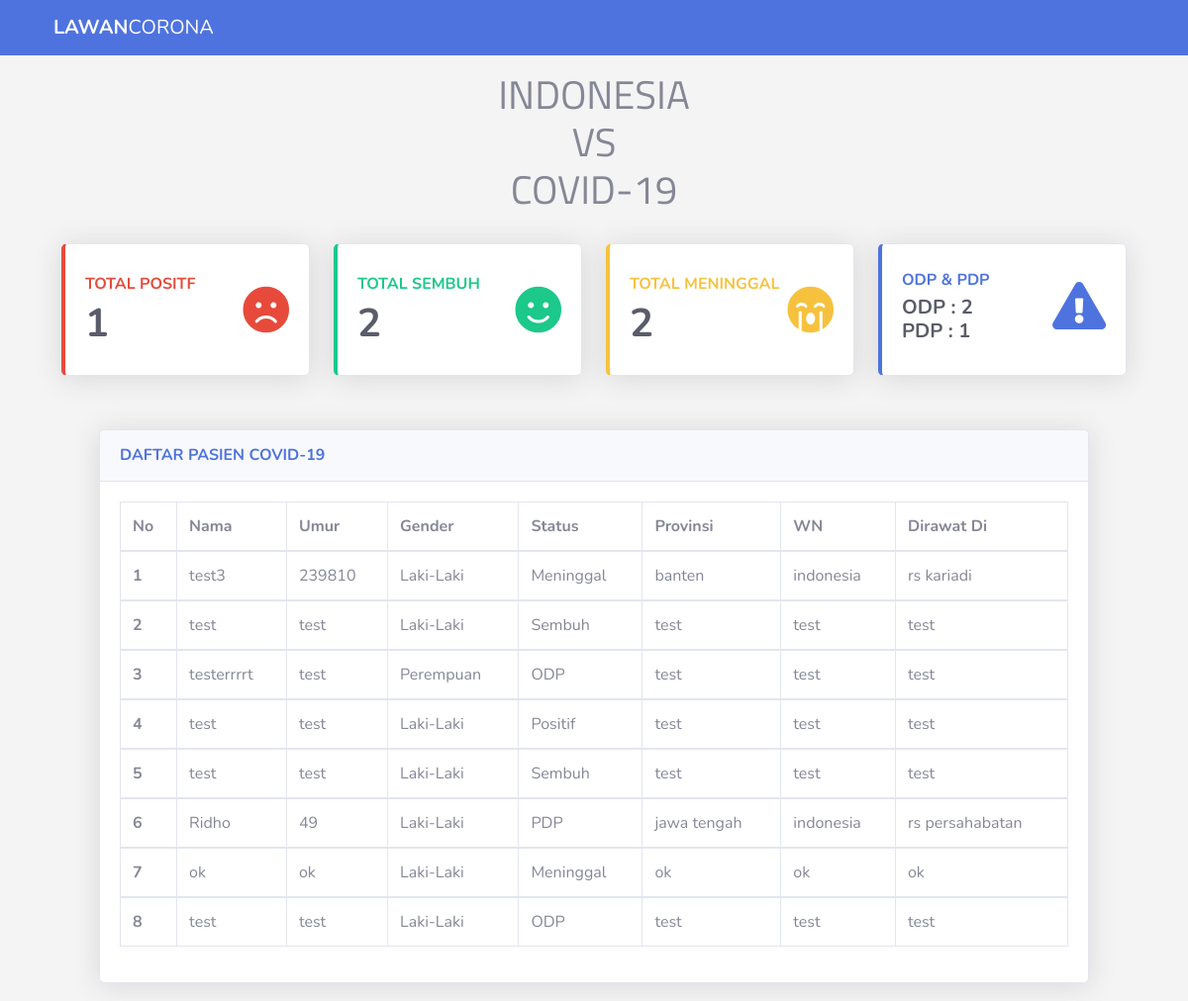
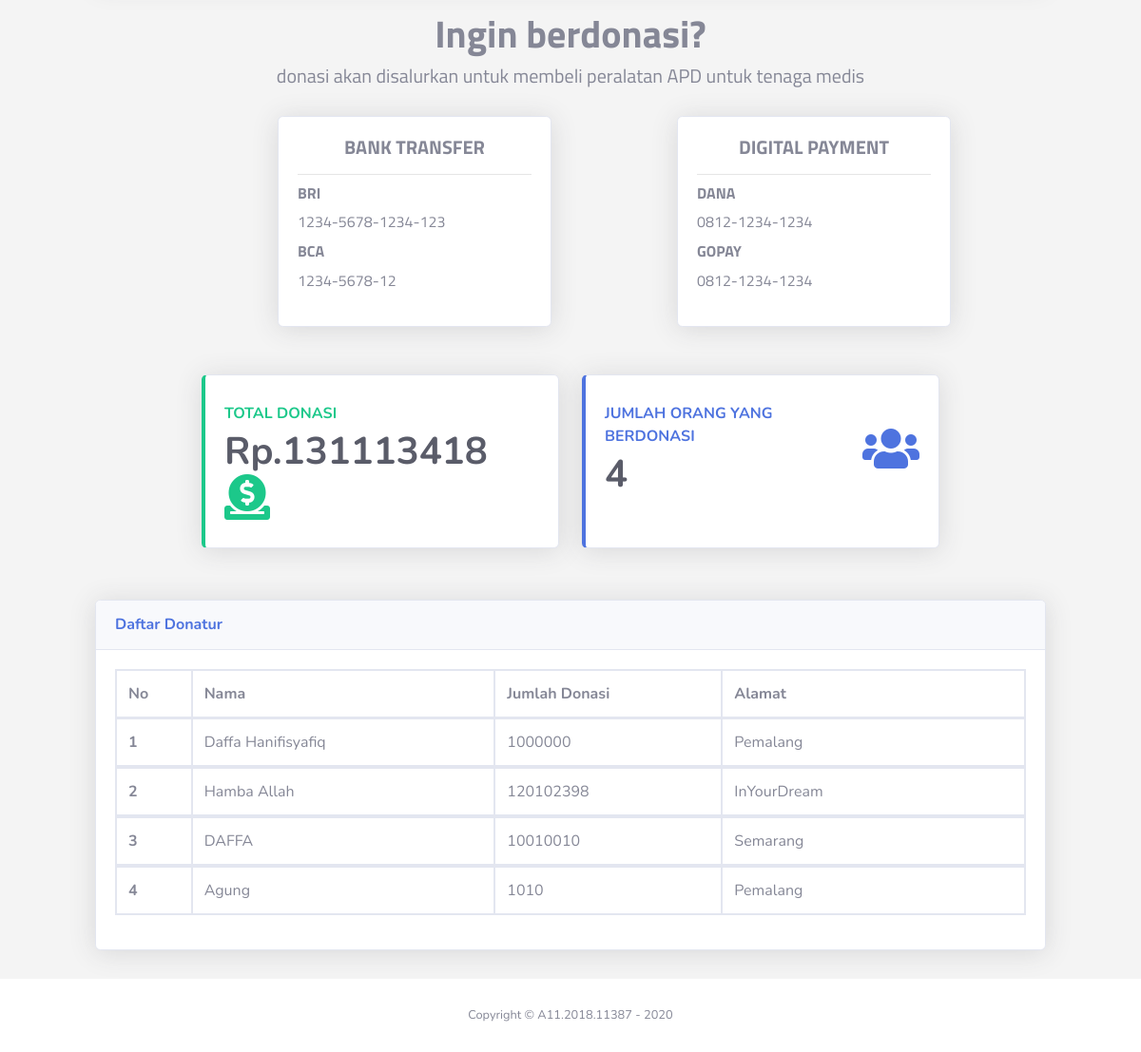
The page / on the database its author committed (2 pictures, top to bottom).
### tables this page shows
CREATE TABLE `tb_data_pasien` (
  `id` int(11) NOT NULL,
  `nama_pasien` varchar(100) NOT NULL,
  `umur_pasien` varchar(100) NOT NULL,
  `gender` varchar(10) NOT NULL,
  `status_pasien` varchar(10) NOT NULL,
  `provinsi` varchar(100) NOT NULL,
  `wn` varchar(10) NOT NULL,
  `rumah_sakit` varchar(100) NOT NULL
);

CREATE TABLE `tb_donasi` (
  `id` int(11) NOT NULL,
  `nama_donatur` varchar(100) NOT NULL,
  `jumlah_donasi` int(11) NOT NULL,
  `alamat_donatur` varchar(100) NOT NULL
);

### index.php (the view, shortened to what this page needs)
<!DOCTYPE html>
<html lang="en">
<head>
    <link rel="stylesheet" href="admin/assets/css/bootstrap.min.css">
    <link rel="stylesheet" href="admin/assets/css/sb-admin-2.min.css">
    <link href="admin/assets/vendor/fontawesome-free/css/all.min.css" rel="stylesheet" type="text/css">
</head>
<body>
    <nav class="navbar navbar-expand-lg navbar-custom navbar-dark fixed-top">
        <div class="container">
            <a class="navbar-brand" href="#"><b>LAWAN</b>CORONA</a>
        </div>
    </nav>
    <br>
    <br>
    <br>
    <div>
        <h1 class="text-center text1">
            INDONESIA <br>VS<br> COVID-19
        </h1>
    </div>
    <?php
    include('admin/koneksi.php');
    $query = "SELECT * FROM tb_data_pasien";
    $data = mysqli_query($conn, $query);
    $positif = 0;
    $sembuh = 0;
    $meninggal = 0;
    $odp = 0;
    $pdp = 0;
    while ($newData = mysqli_fetch_array($data)) {
        ($newData['status_pasien'] == 'Positif') ? $positif++ : '';
        ($newData['status_pasien'] == 'Sembuh') ? $sembuh++ : '';
        ($newData['status_pasien'] == 'Meninggal') ? $meninggal++ : '';
        ($newData['status_pasien'] == 'ODP') ? $odp++ : '';
        ($newData['status_pasien'] == 'PDP') ? $pdp++ : '';
    }
    ?>
    <div class="row" style="margin: 30px 50px 30px;">
        <div class="col-xl-3 col-md-6 mb-4">
            <div class="card border-left-danger shadow h-100 py-2">
                <div class="card-body">
                    <div class="row no-gutters align-items-center">
                        <div class="col mr-1">
                            <div class="text-xl font-weight-bold text-danger text-uppercase mb-1">Total Positf</div>
                            <div class="h1 mb-0 font-weight-bold text-gray-800"><?php echo $positif; ?></div>
                        </div>
                        <div class="col-auto">
                            <i class="fas fa-frown fa-3x text-danger "></i>
                        </div>
                    </div>
                </div>
            </div>
        </div>
        <div class="col-xl-3 col-md-6 mb-4">
            <div class="card border-left-success shadow h-100 py-2">
                <div class="card-body">
                    <div class="row no-gutters align-items-center">
                        <div class="col mr-2">
                            <div class="text-xl font-weight-bold text-success text-uppercase mb-1">Total Sembuh</div>
                            <div class="h1 mb-0 font-weight-bold text-gray-800"><?php echo $sembuh; ?></div>
                        </div>
                        <div class="col-auto">
                            <i class="fas fa-smile fa-3x text-success "></i>
                        </div>
                    </div>
                </div>
            </div>
        </div>
        <div class="col-xl-3 col-md-6 mb-4">
            <div class="card border-left-warning shadow h-100 py-2">
                <div class="card-body">
                    <div class="row no-gutters align-items-center">
                        <div class="col mr-2">
                            <div class="text-xl font-weight-bold text-warning text-uppercase mb-1">Total Meninggal</div>
                            <div class="h1 mb-0 font-weight-bold text-gray-800"><?php echo $meninggal; ?></div>
                        </div>
                        <div class="col-auto">
                            <i class="fas fa-sad-cry fa-3x text-warning "></i>
                        </div>
                    </div>
                </div>
            </div>
        </div>
        <div class="col-xl-3 col-md-6 mb-4">
            <div class="card border-left-primary shadow h-100 py-1">
                <div class="card-body">
                    <div class="row no-gutters align-items-center">
                        <div class="col mr-2">
                            <div class="text-xl font-weight-bold text-primary text-uppercase mb-1">ODP & PDP</div>
                            <div class="h5 mb-0 font-weight-bold text-gray-800">ODP : <?php echo $odp; ?></div>
                            <div class="h5 mb-0 font-weight-bold text-gray-800">PDP : <?php echo $pdp; ?></div>
                        </div>
                        <div class="col-auto">
                            <i class="fas fa-exclamation-triangle fa-3x text-primary"></i>
                        </div>
                    </div>
                </div>
            </div>
        </div>
    </div>
    <div class="row-xl-12" style="margin: 30px 100px;">
        <div class="card shadow">
            <div class="card-header py-3">
                <h6 class="m-0 font-weight-bold text-primary">DAFTAR PASIEN COVID-19</h6>
            </div>
            <div class="card-body">
                <?php
                include('admin/koneksi.php');
                $query = "SELECT * FROM tb_data_pasien";
                $sql = mysqli_query($conn, $query);
                ?>
                <table class="table table-bordered">
                    <thead>
                        <tr>
                            <th scope="col">No</th>
                            <th scope="col">Nama</th>
                            <th scope="col">Umur</th>
                            <th scope="col">Gender</th>
                            <th scope="col">Status</th>
                            <th scope="col">Provinsi</th>
                            <th scope="col">WN</th>
                            <th scope="col">Dirawat Di</th>
                        </tr>
                    </thead>
                    <?php
                    $i = 1;
                    while ($data = mysqli_fetch_array($sql)) {
                    ?>
                        <tbody>
                            <tr>
                                <th scope="row"><?php echo $i; ?></th>
                                <td><?php echo $data["nama_pasien"] ?></td>
                                <td><?php echo $data["umur_pasien"]; ?></td>
                                <td><?php echo $data["gender"] ?></td>
                                <td><?php echo $data["status_pasien"] ?></td>
                                <td><?php echo $data["provinsi"] ?></td>
                                <td><?php echo $data["wn"] ?></td>
                                <td><?php echo $data["rumah_sakit"] ?></td>
                            </tr>
                        </tbody>
                    <?php
                        $i++;
                    }
                    ?>
                </table>
            </div>
        </div>
    </div>
    <div class="" style="margin:30px 0 0 0;">
        <h1 class="text-center text1">
            <b>
                Ingin berdonasi?
            </b>
        </h1>
        <h5 class="text-center text1">
            donasi akan disalurkan untuk membeli peralatan APD untuk tenaga medis
        </h5>
    </div>
    <div class="row text1" style="margin:30px 80px;">
        <div class="col " style="margin:0 0 0 200px;">
            <div class="card shadow" style="width: 18rem;">
                <div class="card-body">
                    <h5 class="card-title text-center"><b>BANK TRANSFER</b></h5>
                    <hr>
                    <h6 class="card-subtitle mb-2 text-muted"><b>BRI</b></h6>
                    <p class="card-text">1234-5678-1234-123<p>
                            <h6 class="card-subtitle mb-2 text-muted"><b>BCA</b></h6>
                            <p class="card-text">1234-5678-12<p>
                </div>
            </div>
        </div>
        <div class="col">
            <div class="card shadow" style="width: 18rem;">
                <div class="card-body">
                    <h5 class="card-title text-center"><b>DIGITAL PAYMENT</b></h5>
                    <hr>
                    <h6 class="card-subtitle mb-2 text-muted"><b>DANA</b></h6>
                    <p class="card-text">0812-1234-1234<p>
                            <h6 class="card-subtitle mb-2 text-muted"><b>GOPAY</b></h6>
                            <p class="card-text">0812-1234-1234<p>
                </div>
            </div>
        </div>
    </div>
    <div>
        <div class="row" style="margin: 50px 200px 30px;">
            <?php
            include('admin/koneksi.php');
            $query = "SELECT * FROM tb_donasi";
            $data = mysqli_query($conn, $query);
            $totalDonasi = 0;
            while ($donate = mysqli_fetch_array($data)) {
                $sum = (int) $donate["jumlah_donasi"];
                $totalDonasi =  $sum + $totalDonasi;
            }
            ?>
            <?php
            include('admin/koneksi.php');
            $query = "SELECT * FROM tb_donasi";
            $data = mysqli_query($conn, $query);
            $totalOrang = 0;
            while ($dataDonate = mysqli_fetch_array($data)) {
                ($dataDonate['nama_donatur']) ? $totalOrang++ : '';
            }
            ?>
            <div class="col-sm-6 col-md-6 mb-4">
                <div class="card border-left-success shadow h-100 py-2">
                    <div class="card-body">
                        <div class="row no-gutters align-items-center">
                            <div class="col mr-2">
                                <div class="text-xl font-weight-bold text-success text-uppercase mb-1">Total Donasi</div>
                                <div class="h1 mb-0 font-weight-bold text-gray-800">Rp.<?php echo $totalDonasi; ?></div>
                            </div>
                            <div class="col-auto">
                                <i class="fas fa-donate fa-3x text-success "></i>
                            </div>
                        </div>
                    </div>
                </div>
            </div>
            <div class="col-xl-6 col-md-6 mb-4">
                <div class="card border-left-primary shadow h-100 py-2">
                    <div class="card-body">
                        <div class="row no-gutters align-items-center">
                            <div class="col mr-2">
                                <div class="text-xl font-weight-bold text-primary text-uppercase mb-1">Jumlah Orang Yang Berdonasi</div>
                                <div class="h1 mb-0 font-weight-bold text-gray-800"><?php echo $totalOrang; ?></div>
                            </div>
                            <div class="col-auto">
                                <i class="fas fa-users fa-3x text-primary "></i>
                            </div>
                        </div>
                    </div>
                </div>
            </div>
        </div>
    </div>
    <div style="margin: 30px 100px;">
        <div class="card shadow mb-4">
            <div class="card-header py-3">
                <h6 class="m-0 font-weight-bold text-primary">Daftar Donatur</h6>
            </div>
            <div class="card-body">
                <?php
                include('admin/koneksi.php');
                $query = "SELECT * FROM tb_donasi";
                $sql = mysqli_query($conn, $query);
                ?>
                <table class="table table-bordered">
                    <thead>
                        <tr class="d-flex">
                            <th scope="col" class="col-1">No</th>
                            <th scope="col" class="col-4">Nama</th>
                            <th scope="col" class="col-3">Jumlah Donasi</th>
                            <th scope="col" class="col-4">Alamat</th>
                        </tr>
                    </thead>
                    <?php
                    $i = 1;
                    while ($data = mysqli_fetch_array($sql)) {
                    ?>
                        <tbody>
                            <tr class="d-flex">
                                <th scope="row" class="col-1"><?php echo $i; ?></th>
                                <td class="col-4"><?php echo $data["nama_donatur"] ?></td>
                                <td class="col-3"><?php echo $data["jumlah_donasi"]; ?></td>
                                <td class="col-4"><?php echo $data["alamat_donatur"] ?></td>
                            </tr>
                        </tbody>
                    <?php
                        $i++;
                    }
                    ?>
                </table>
            </div>
        </div>
    </div>
</body>
<?php
include('admin/footer.php');
?>
</html>

### index.php (style rules this page uses)
body { background-color: #f4f4f4; }
.navbar-custom { background-color: #4e73df; }
.text1 { font-family: 'Titillium Web', sans-serif; }

### rows shown on the page
tb_data_pasien: nama_pasien "test3", umur_pasien "239810", gender "Laki-Laki", status_pasien "Meninggal", provinsi "banten", wn "indonesia", rumah_sakit "rs kariadi"
tb_data_pasien: nama_pasien "test", umur_pasien "test", gender "Laki-Laki", status_pasien "Sembuh", provinsi "test", wn "test", rumah_sakit "test"
tb_data_pasien: nama_pasien "testerrrrt", umur_pasien "test", gender "Perempuan", status_pasien "ODP", provinsi "test", wn "test", rumah_sakit "test"
tb_data_pasien: nama_pasien "test", umur_pasien "test", gender "Laki-Laki", status_pasien "Positif", provinsi "test", wn "test", rumah_sakit "test"
tb_data_pasien: nama_pasien "test", umur_pasien "test", gender "Laki-Laki", status_pasien "Sembuh", provinsi "test", wn "test", rumah_sakit "test"
tb_data_pasien: nama_pasien "Ridho", umur_pasien "49", gender "Laki-Laki", status_pasien "PDP", provinsi "jawa tengah", wn "indonesia", rumah_sakit "rs persahabatan"
tb_data_pasien: nama_pasien "ok", umur_pasien "ok", gender "Laki-Laki", status_pasien "Meninggal", provinsi "ok", wn "ok", rumah_sakit "ok"
tb_data_pasien: nama_pasien "test", umur_pasien "test", gender "Laki-Laki", status_pasien "ODP", provinsi "test", wn "test", rumah_sakit "test"
tb_donasi: nama_donatur "Daffa Hanifisyafiq", jumlah_donasi "1000000", alamat_donatur "Pemalang"
tb_donasi: nama_donatur "Hamba Allah", jumlah_donasi "120102398", alamat_donatur "InYourDream"
tb_donasi: nama_donatur "DAFFA", jumlah_donasi "10010010", alamat_donatur "Semarang"
tb_donasi: nama_donatur "Agung", jumlah_donasi "1010", alamat_donatur "Pemalang"

### other values the page prints
$positif "1"
$sembuh "2"
$meninggal "2"
$odp "2"
$pdp "1"
$totalDonasi "131113418"
$totalOrang "4"
